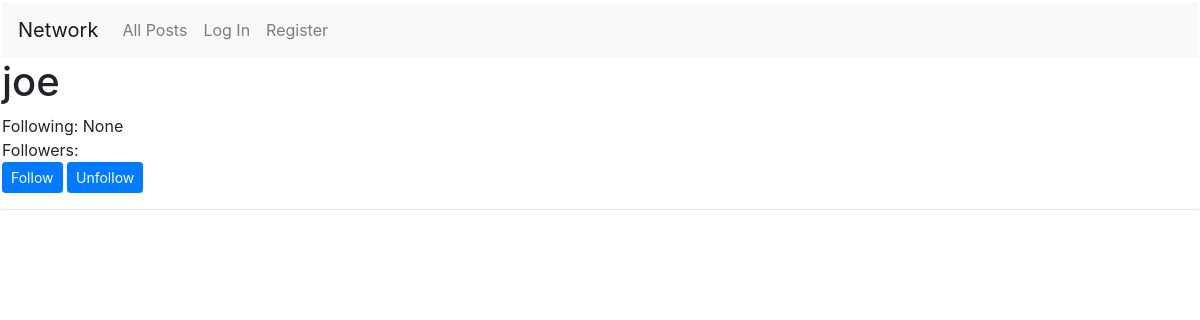
/profile/joe, run on an earlier commit of the app's database.
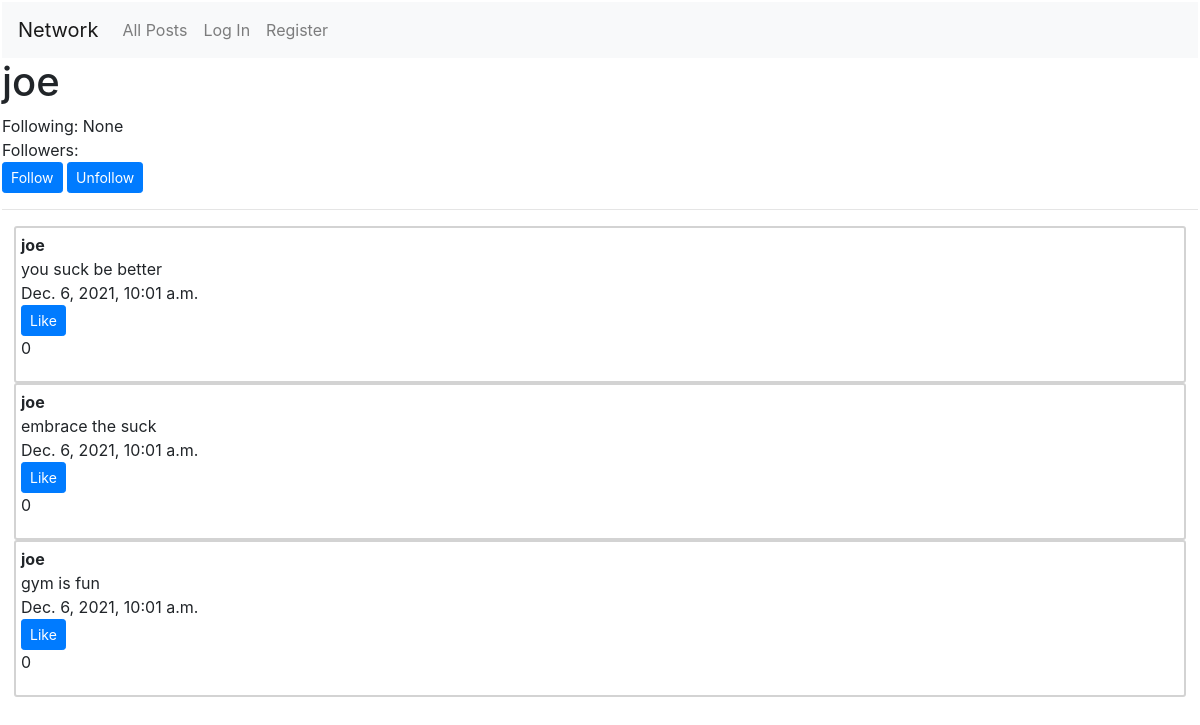
And on a later commit of the database.
### network/models.py (models this page shows, shortened)
class User(AbstractUser):
    following = models.BigIntegerField(null = True)
    checkFollowing = models.BooleanField(null = True)

class Post(models.Model):
    content = models.TextField()
    dateTime = models.DateTimeField(auto_now = False, auto_now_add = True)
    like = models.BigIntegerField(default = 0)
    user = models.ForeignKey(User, on_delete = models.CASCADE, related_name = "user")

### network/views.py (the view)
# urls.py: path("profile/<str:username>", views.profile, name="profile"),
def profile(request, username):
    profile = User.objects.get(username = username)
    profilePosts = Post.objects.filter(user__username = username).order_by("dateTime")
    return render(request, "network/profile.html", {
        "profile": profile,
        "profilePosts": profilePosts
    })

### network/templates/network/profile.html (shortened to what this page needs)
{% extends "network/layout.html" %}
{% load static %}
{% block body %}
    <h1>{{ profile.username }}</h1>
    <div id="follow-unfollow">
        Following: {{ profile.following }}
        <br>
        Followers: {{ profile.followers }}
        <br>
        {% if profile.username != user.username %}
            <button class="btn btn-primary btn-sm" id=follow-button>Follow</button>
            <button class="btn btn-primary btn-sm" id=unfollow-button>Unfollow</button>
        {% endif %}
        <hr>
    </div>
    {% for profilePost in profilePosts %}
        <div id="profile-posts">
            <div id="username">
                <strong>{{ profilePost.user }}</strong>
            </div>
            <div id="content">
                {{ profilePost.content }}
            </div>
            <div id="date-time">
                {{ profilePost.dateTime }}
            </div>
            <div id="like-button">
                <button class="btn btn-primary btn-sm" id="like-button">Like</button>
                <p id="number-likes">{{ profilePost.like }}</p>
            </div>
        </div>
    {% endfor %}
{% endblock %}

### network/templates/network/layout.html (shortened to what this page needs)
{% load static %}
<!DOCTYPE html>
<html lang="en">
    <head>
        <link rel="stylesheet" href="https://stackpath.bootstrapcdn.com/bootstrap/4.4.1/css/bootstrap.min.css">
        <link href="{% static 'network/styles.css' %}" rel="stylesheet">
    </head>
    <body>
        <nav class="navbar navbar-expand-lg navbar-light bg-light">
            <a class="navbar-brand" href="{% url 'index' %}">Network</a>
            <div>
              <ul class="navbar-nav mr-auto">
                <li class="nav-item">
                  <a class="nav-link" href="{% url 'index' %}">All Posts</a>
                </li>
                {% if user.is_authenticated %}
                    <li class="nav-item">
                        <a class="nav-link" href="{% url 'following' %}">Following</a>
                    </li>
                    <li class="nav-item">
                        <a class="nav-link" href="{% url 'logout' %}">Log Out</a>
                    </li>
                {% else %}
                    <li class="nav-item">
                        <a class="nav-link" href="{% url 'login' %}">Log In</a>
                    </li>
                    <li class="nav-item">
                        <a class="nav-link" href="{% url 'register' %}">Register</a>
                    </li>
                {% endif %}
              </ul>
            </div>
          </nav>
        <div class="body">
            {% block body %}
            {% endblock %}
        </div>
    </body>
</html>

### network/static/network/styles.css (style rules this page uses)
body { padding: 2px; }
#profile-posts { border: solid 2px lightgray; border-radius: 3px; margin-right: 1vw; margin-left: 1vw; padding: 5px; }

What changed in the data, as far as the page shows it:
added Post: user "joe", content "you suck be better", dateTime "Dec. 6, 2021, 10:01 a.m.", like "0"
added Post: user "joe", content "embrace the suck", dateTime "Dec. 6, 2021, 10:01 a.m.", like "0"
added Post: user "joe", content "gym is fun", dateTime "Dec. 6, 2021, 10:01 a.m.", like "0"
